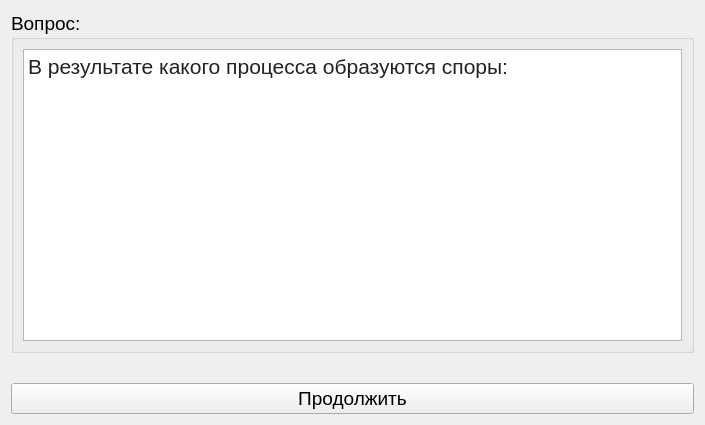
<?xml version="1.0" encoding="UTF-8"?>
<ui version="4.0">
 <class>Form</class>
 <widget class="QWidget" name="Form">
  <property name="geometry">
   <rect>
    <x>0</x>
    <y>0</y>
    <width>705</width>
    <height>425</height>
   </rect>
  </property>
  <property name="font">
   <font>
    <pointsize>14</pointsize>
   </font>
  </property>
  <property name="windowTitle">
   <string>Тест - Ботаника</string>
  </property>
  <property name="windowIcon">
   <iconset resource="../../main.qrc">
    <normaloff>:/images/static/images/main.png</normaloff>:/images/static/images/main.png</iconset>
  </property>
  <layout class="QVBoxLayout" name="verticalLayout">
   <item>
    <widget class="QGroupBox" name="groupBox">
     <property name="minimumSize">
      <size>
       <width>300</width>
       <height>200</height>
      </size>
     </property>
     <property name="title">
      <string>Вопрос:</string>
     </property>
     <layout class="QHBoxLayout" name="horizontalLayout">
      <item>
       <widget class="QTextEdit" name="textEditAsk">
        <property name="html">
         <string>&lt;!DOCTYPE HTML PUBLIC &quot;-//W3C//DTD HTML 4.0//EN&quot; &quot;http://www.w3.org/TR/REC-html40/strict.dtd&quot;&gt;
&lt;html&gt;&lt;head&gt;&lt;meta name=&quot;qrichtext&quot; content=&quot;1&quot; /&gt;&lt;style type=&quot;text/css&quot;&gt;
p, li { white-space: pre-wrap; }
&lt;/style&gt;&lt;/head&gt;&lt;body style=&quot; font-family:'Sans Serif'; font-size:14pt; font-weight:400; font-style:normal;&quot;&gt;
&lt;p align=&quot;justify&quot; style=&quot; margin-top:0px; margin-bottom:0px; margin-left:0px; margin-right:0px; -qt-block-indent:0; text-indent:0px;&quot;&gt;&lt;span style=&quot; font-family:'helvetica neue'; font-size:16pt; color:#222222; background-color:#ffffff;&quot;&gt;В результате какого процесса образуются споры:&lt;/span&gt;&lt;/p&gt;&lt;/body&gt;&lt;/html&gt;</string>
        </property>
       </widget>
      </item>
     </layout>
    </widget>
   </item>
   <item>
    <widget class="QWidget" name="widgetAnswers" native="true">
     <layout class="QFormLayout" name="formLayout"/>
    </widget>
   </item>
   <item>
    <widget class="QPushButton" name="pushButton">
     <property name="text">
      <string>Продолжить</string>
     </property>
     <property name="icon">
      <iconset>
       <normaloff>../../static/images/next.png</normaloff>../../static/images/next.png</iconset>
     </property>
     <property name="iconSize">
      <size>
       <width>24</width>
       <height>24</height>
      </size>
     </property>
    </widget>
   </item>
  </layout>
 </widget>
 <resources>
  <include location="../../main.qrc"/>
 </resources>
 <connections/>
</ui>
